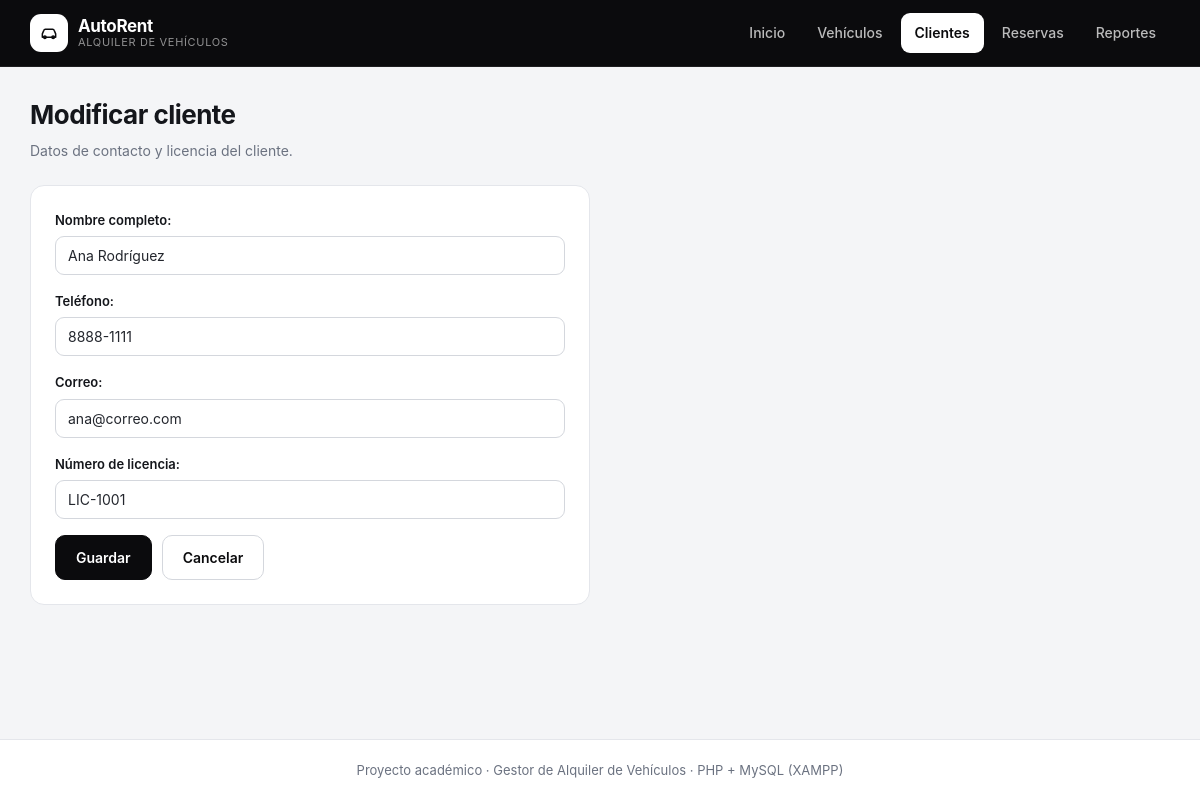
/views/clientes/form.php?id=2, run on the app's committed database.
### tables this page shows
CREATE TABLE clientes (
    id INT AUTO_INCREMENT PRIMARY KEY,
    nombre VARCHAR(150) NOT NULL,
    telefono VARCHAR(50),
    correo VARCHAR(100),
    numero_licencia VARCHAR(50),
    created_at TIMESTAMP DEFAULT CURRENT_TIMESTAMP,
    updated_at TIMESTAMP DEFAULT CURRENT_TIMESTAMP ON UPDATE CURRENT_TIMESTAMP
);

### models/database/database.php (called while the page is built, shortened)
<?php
class Database implements DatabaseInterface
{
    private string $host_db = "localhost";
    private string $user_db = "root";
    private string $pwd_db = "";
    private string $name_db = "alquiler_vehiculos_db";
    private int $port_db = 3306;
    private $conex = null;
    public function __construct()
    {
        $this->conex = new mysqli(
            $this->host_db,
            $this->user_db,
            $this->pwd_db,
            $this->name_db,
            $this->port_db
        );
        $this->conex->set_charset("utf8mb4");
    }
    public function query_select(string $sql): array
    {
        $result = $this->conex->query($sql);
        $rows = [];
        while ($row = $result->fetch_assoc()) {
            array_push($rows, $row);
        }
        return $rows;
    }
}

### models/config/models_config.php (called while the page is built, shortened)
<?php
class ModelsConfig
{
    public static function get_db(): DatabaseInterface
    {
        return new Database();
    }
    public static function get_clientes_repository(): ClientesRepositoryInterface
    {
        return new ClientesRepository(ModelsConfig::get_db());
    }
}

### controllers/config/controllers_config.php (called while the page is built, shortened)
<?php
class ControllersConfig
{
    public static function get_clientes_controller(): ClientesControllerInterface
    {
        return new ClientesController(ModelsConfig::get_clientes_repository());
    }
}

### controllers/clientes/clientes_controller.php (called while the page is built, shortened)
<?php
class ClientesController implements ClientesControllerInterface
{
    private ClientesRepositoryInterface $clientes_model;
    public function __construct(ClientesRepositoryInterface $clientes_model)
    {
        $this->clientes_model = $clientes_model;
    }
    public function get_cliente(int $id): Cliente
    {
        return $this->clientes_model->find_by_id($id);
    }
}

### models/repositories/clientes_repository/clientes_repository.php (called while the page is built, shortened)
<?php
class ClientesRepository implements ClientesRepositoryInterface
{
    private DatabaseInterface $db;
    public function __construct(DatabaseInterface $db)
    {
        $this->db = $db;
    }
    public function find_by_id(int $id): Cliente
    {
        $sql = "select * from clientes where id=$id";
        $rows = $this->db->query_select($sql);
        return ClienteMappers::to_entity($rows[0]);
    }
}

### models/mappers/cliente_mappers.php (called while the page is built, shortened)
<?php
class ClienteMappers
{
    public static function to_entity(array $row_db): Cliente
    {
        return new Cliente(
            (int) $row_db["id"],
            $row_db["nombre"],
            $row_db["telefono"] ?? "",
            $row_db["correo"] ?? "",
            $row_db["numero_licencia"] ?? ""
        );
    }
}

### models/entities/cliente.php (called while the page is built, shortened)
<?php
class Cliente
{
    private string $nombre;
    private string $telefono;
    private string $correo;
    private string $numero_licencia;
    public function __construct(
        int $id,
        string $nombre,
        string $telefono = "",
        string $correo = "",
        string $numero_licencia = ""
    ) {
        $this->nombre = $nombre;
        $this->telefono = $telefono;
        $this->correo = $correo;
        $this->numero_licencia = $numero_licencia;
    }
    public function get_nombre(): string
    {
        return $this->nombre;
    }
    public function get_telefono(): string
    {
        return $this->telefono;
    }
    public function get_correo(): string
    {
        return $this->correo;
    }
    public function get_numero_licencia(): string
    {
        return $this->numero_licencia;
    }
}

### views/clientes/form.php (the view, shortened to what this page needs)
<?php
require __DIR__ . "/../../models/database/database.php";
require __DIR__ . "/../../models/entities/cliente.php";
require __DIR__ . "/../../models/mappers/cliente_mappers.php";
require __DIR__ . "/../../models/repositories/clientes_repository/clientes_repository.php";
require __DIR__ . "/../../models/config/models_config.php";
require __DIR__ . "/../../controllers/clientes/clientes_controller.php";
require __DIR__ . "/../../controllers/config/controllers_config.php";
$titulo = "Crear cliente";
$action = "operaciones/registrar.php";
$nombre = "";
$telefono = "";
$correo = "";
$numero_licencia = "";
if (!empty($_GET["id"])) {
    $titulo = "Modificar cliente";
    $action = "operaciones/modificar.php";
    $id = (int) $_GET["id"];
    $cliente = ControllersConfig::get_clientes_controller()->get_cliente($id);
    $nombre = $cliente->get_nombre();
    $telefono = $cliente->get_telefono();
    $correo = $cliente->get_correo();
    $numero_licencia = $cliente->get_numero_licencia();
}
?>
<!DOCTYPE html>
<html lang="es">
<head>
    <link rel="stylesheet" href="../../public/css/style.css?v=3">
</head>
<body>
    <header class="topbar">
        <div class="topbar-inner">
            <a class="marca" href="../inicio.php">
                <span class="marca-icono">
                    <svg viewBox="0 0 24 24" fill="none" stroke="currentColor" stroke-width="1.8"
                        stroke-linecap="round" stroke-linejoin="round" aria-hidden="true">
                        <path d="M5 17h14" />
                        <path d="M4 17v-4l1.8-4.2A2 2 0 0 1 7.6 7.5h8.8a2 2 0 0 1 1.8 1.3L20 13v4" />
                        <circle cx="7" cy="17" r="1.5" />
                        <circle cx="17" cy="17" r="1.5" />
                    </svg>
                </span>
                <span class="marca-texto">
                    <strong>AutoRent</strong>
                    <small>Alquiler de vehículos</small>
                </span>
            </a>
            <nav class="menu">
                <a href="../inicio.php">Inicio</a>
                <a href="../vehiculos/inicio.php">Vehículos</a>
                <a href="../clientes/inicio.php" class="activo">Clientes</a>
                <a href="../reservas/inicio.php">Reservas</a>
                <a href="../reportes/inicio.php">Reportes</a>
            </nav>
        </div>
    </header>
    <main class="contenido">
<div class="cabecera-pagina">
    <div>
        <h2><?php echo htmlspecialchars($titulo); ?></h2>
        <p>Datos de contacto y licencia del cliente.</p>
    </div>
</div>
<form class="tarjeta" action="<?php echo $action; ?>" method="post">
    <div class="campo">
        <label for="nombre">Nombre completo:</label>
        <input type="text" id="nombre" name="nombre" value="<?php echo htmlspecialchars($nombre); ?>" required>
    </div>
    <div class="campo">
        <label for="telefono">Teléfono:</label>
        <input type="text" id="telefono" name="telefono" value="<?php echo htmlspecialchars($telefono); ?>">
    </div>
    <div class="campo">
        <label for="correo">Correo:</label>
        <input type="email" id="correo" name="correo" value="<?php echo htmlspecialchars($correo); ?>">
    </div>
    <div class="campo">
        <label for="numero_licencia">Número de licencia:</label>
        <input type="text" id="numero_licencia" name="numero_licencia"
            value="<?php echo htmlspecialchars($numero_licencia); ?>">
    </div>
    <div class="acciones">
        <button type="submit">Guardar</button>
        <a class="boton boton-secundario" href="inicio.php">Cancelar</a>
    </div>
</form>
    </main>
    <footer class="pie">
        <p>Proyecto académico &middot; Gestor de Alquiler de Vehículos &middot; PHP + MySQL (XAMPP)</p>
    </footer>
</body>
</html>

### public/css/style.css (style rules this page uses)
:root { --negro: #0b0b0d; --negro-suave: #1a1c22; --tinta: #14161b; --texto: #23262d; --muted: #6b7280; --fondo: #f4f5f7; --blanco: #ffffff; --borde: #e4e6eb; --borde-fuerte: #d4d7dd; --verde: #0f7a54; --verde-bg: #e7f6ef; --rojo: #b3261e; --rojo-bg: #fdecea; --ambar: #92500a; --ambar-bg: #fdf2e3; --azul: #1d4ed8; --azul-bg: #e9eefc; --radio: 14px; --sombra: 0 1px 2px rgba(16, 24, 40, 0.06), 0 12px 32px rgba(16, 24, 40, 0.05); }
* { box-sizing: border-box; }
html { -webkit-text-size-adjust: 100%; }
body { margin: 0; font-family: "Inter", "Segoe UI Variable", "Segoe UI", system-ui, -apple-system, sans-serif; font-size: 15px; line-height: 1.55; color: var(--texto); background: var(--fondo); display: flex; flex-direction: column; min-height: 100vh; }
a { color: var(--tinta); }
h1, h2, h3, h4 { margin: 0 0 8px; color: var(--tinta); letter-spacing: -0.02em; line-height: 1.25; }
h2 { font-size: 26px; }
p { margin: 0 0 12px; }
.topbar { position: sticky; top: 0; z-index: 20; background: var(--negro); border-bottom: 1px solid rgba(255, 255, 255, 0.08); }
.topbar-inner { max-width: 1180px; margin: 0 auto; padding: 0 20px; height: 66px; display: flex; align-items: center; justify-content: space-between; gap: 24px; }
.marca { display: flex; align-items: center; gap: 10px; text-decoration: none; color: #fff; }
.marca-icono { display: grid; place-items: center; width: 38px; height: 38px; border-radius: 11px; background: #fff; color: var(--negro); }
.marca-icono svg { width: 20px; height: 20px; }
.marca-texto { display: flex; flex-direction: column; line-height: 1.15; }
.marca-texto strong { font-size: 17px; letter-spacing: -0.02em; }
.marca-texto small { font-size: 11px; color: rgba(255, 255, 255, 0.55); letter-spacing: 0.06em; text-transform: uppercase; }
.menu { display: flex; align-items: center; gap: 4px; flex-wrap: wrap; }
.menu a { color: rgba(255, 255, 255, 0.72); text-decoration: none; font-size: 14px; font-weight: 500; padding: 9px 14px; border-radius: 9px; transition: background 0.15s ease, color 0.15s ease; }
.menu a.activo { color: var(--negro); background: #fff; font-weight: 600; }
.contenido { width: 100%; max-width: 1180px; margin: 32px auto 56px; padding: 0 20px; flex: 1; }
.cabecera-pagina { display: flex; align-items: flex-end; justify-content: space-between; gap: 16px; flex-wrap: wrap; margin-bottom: 24px; }
.cabecera-pagina p { margin: 0; color: var(--muted); font-size: 14px; max-width: 620px; }
button, .boton { display: inline-flex; align-items: center; justify-content: center; gap: 8px; padding: 11px 20px; border-radius: 10px; border: 1px solid var(--negro); background: var(--negro); color: #fff; font-family: inherit; font-size: 14px; font-weight: 600; text-decoration: none; cursor: pointer; transition: transform 0.12s ease, background 0.15s ease, border-color 0.15s ease; }
.boton-secundario { background: #fff; color: var(--negro); border-color: var(--borde-fuerte); }
.acciones { display: flex; flex-wrap: wrap; gap: 10px; margin-bottom: 24px; }
form.tarjeta { background: #fff; border: 1px solid var(--borde); border-radius: var(--radio); padding: 24px; max-width: 560px; }
.campo { display: flex; flex-direction: column; gap: 6px; margin-bottom: 16px; }
.campo label { font-size: 13px; font-weight: 600; color: var(--tinta); }
input, select, textarea { padding: 10px 12px; border: 1px solid var(--borde-fuerte); border-radius: 9px; font-family: inherit; font-size: 14px; color: var(--texto); background: #fff; transition: border-color 0.15s ease, box-shadow 0.15s ease; }
form .acciones { margin: 4px 0 0; }
.pie { border-top: 1px solid var(--borde); background: #fff; padding: 20px; text-align: center; color: var(--muted); font-size: 13px; }
.pie p { margin: 0; }

### data on the page
clientes: nombre "Ana Rodríguez", telefono "8888-1111", correo "ana@correo.com", numero_licencia "LIC-1001"

### other printed values
$titulo "Modificar cliente"
